Frame 1 (no input): blank canvas, image omitted
Frame 60 (the mouse pressed at the canvas centre just before this capture): blank canvas, image omitted
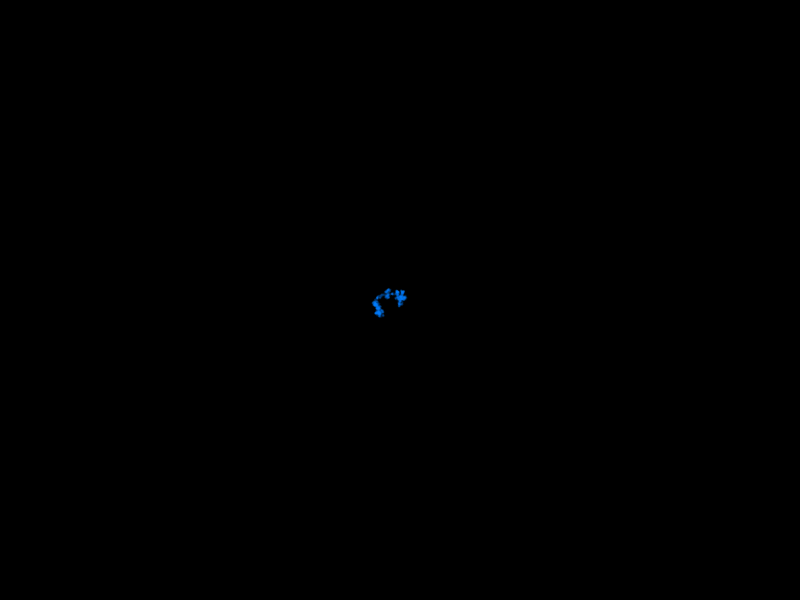
Frame 120 (the mouse held since frame 60 and released just before this capture)

The Processing sketch whose frames 1 and 60 were blank and that drew this single picture after the mouse press (run headless with seeded random() and noise(); from frame 60 on, the mouse is pressed at the canvas centre):

// Processing sketch: w05_03
// ── w05_03.pde
PVector location;
PVector velocity;
void setup() {
    size(800, 600);
    frameRate(60);
    location = new PVector(width/2, height/2);
    velocity = new PVector();
    background(0);
}

void draw() {
    //10回ずつくりかえし
    for (int i = 0; i < 10; i++) {
        velocity.x = random(-1, 1);
        velocity.y = random(-1, 1);
        location.add(velocity);
        noStroke();
        fill(0, 127, 255, 31); //透明度を追加
        ellipse(location.x, location.y, 2, 2);
    }
}
